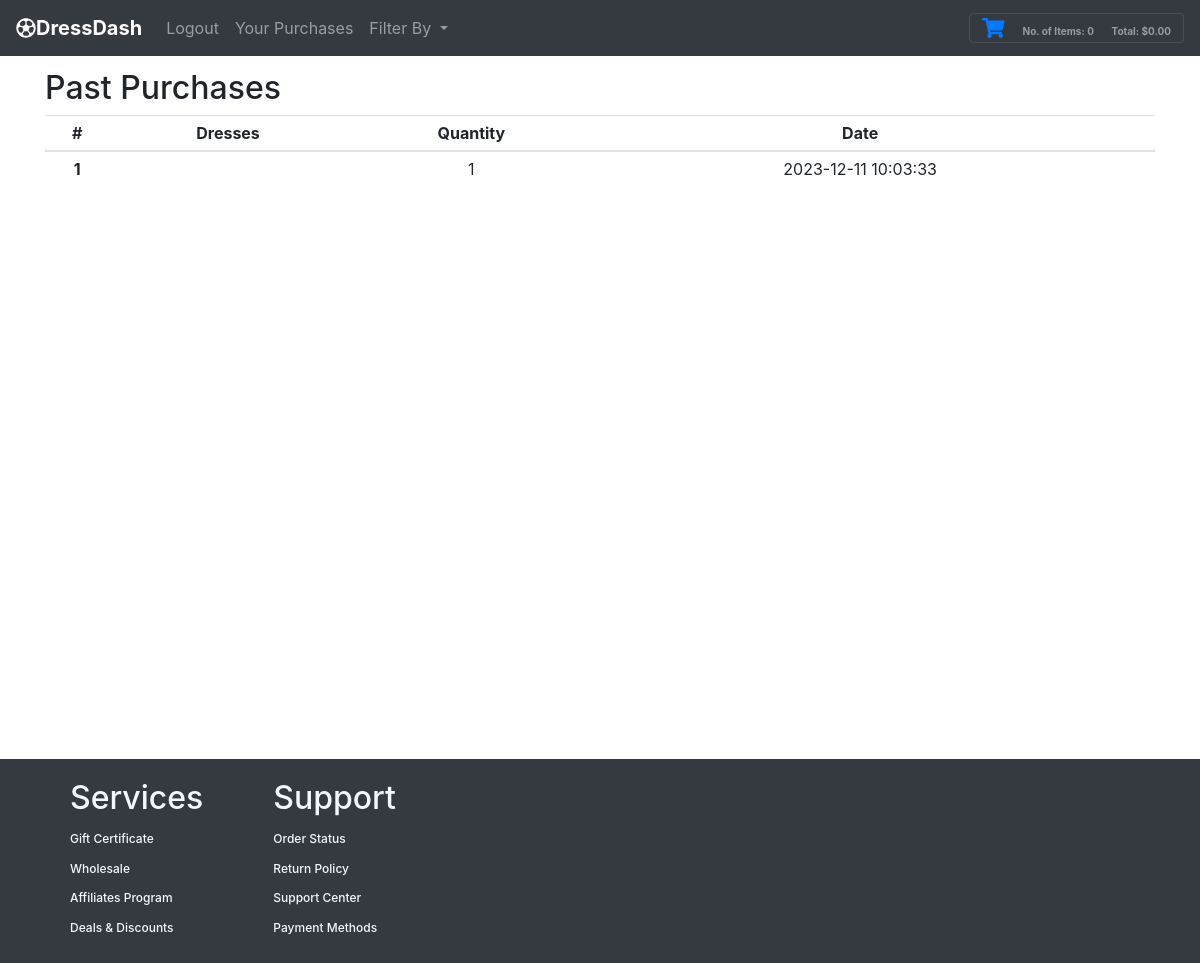
Before: /purchase_history/ (signed in) with the older database file.
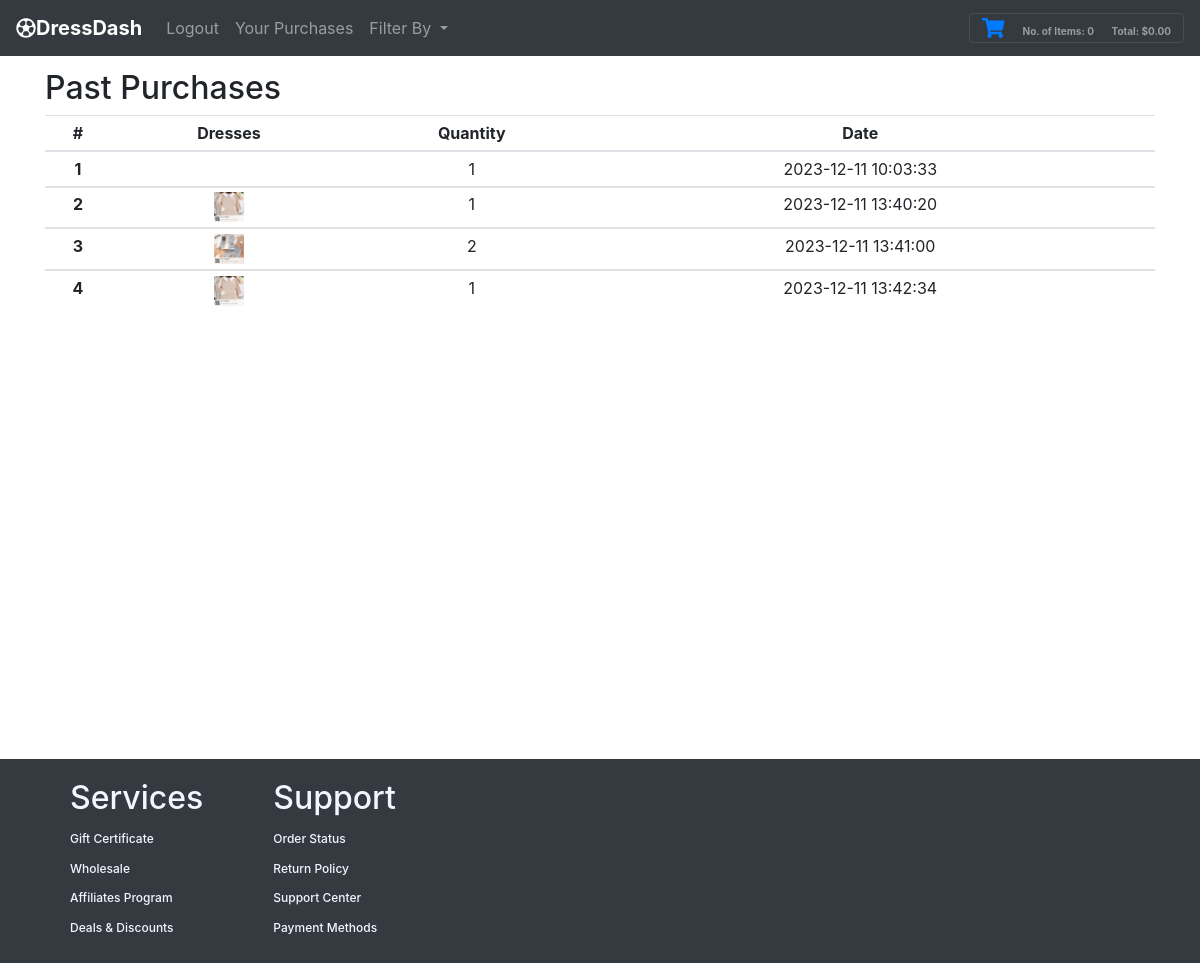
After: the same page with the newer database file.
### tables this page shows
CREATE TABLE "purchases" (
	"id"	INTEGER NOT NULL,
	"uid"	INTEGER NOT NULL,
	"image"	TEXT,
	"quantity"	INTEGER,
	"date"	DATE
);

### app.py (the view)
@app.route("/purchase_history/")
def history():
    shoppingCart = []
    shopLen = len(shoppingCart)
    totItems=0
    total=0
    display=0
    myBooks = db.execute("SELECT * FROM purchases where uid=:uid",uid=session['uid'])
    print(session['uid'],myBooks)
    myBooksLen = len(myBooks)
    print(myBooks)
    return render_template("purchase_history.html", shoppingCart=shoppingCart, shopLen=shopLen, total=total, totItems=totItems, display=display, session=session, myBooks=myBooks, myBooksLen=myBooksLen)

### templates/purchase_history.html (shortened to what this page needs)
{% extends "base_template.html" %}
{% block body %}
<div class="row" style="height:80vh;">
    <div class="col-sm">
        <h2> Past Purchases </h2>
        <table class="table table-sm">
            <thead>
              <tr>
                <th scope="col">#</th>
                <th scope="col">Dresses</th>
                <th scope="col">Quantity</th>
                <th scope="col">Date</th>
                <th scope="col"></th>
              </tr>
            </thead>
            <tbody>
                {% for i in range(myBooksLen) %}
              <tr>
                <th scope="row">{{ i + 1 }}</th>
                <td><img src="{{ url_for('static', filename='Images/' + myBooks[i]['image']) }}" width="30px" alt="{{ myBooks[i]['team'] }}" /></td>
                <td>{{ myBooks[i]["quantity"] }}</td>
                <td>{{ myBooks[i]["date"] }}</td>
              </tr>
            </tbody>
            {% endfor %}
          </table>
        </div>
        </div>
{% endblock %}

### templates/base_template.html (shortened to what this page needs)
<!DOCTYPE html>
<html lang="en">
<head>
    <link rel="stylesheet" href="https://maxcdn.bootstrapcdn.com/bootstrap/4.0.0/css/bootstrap.min.css">
    <link rel="stylesheet" href="{{ url_for('static',filename='CSS/styles.css') }}" type="text/css" />
</head>
<body>
    <header>
        <nav class="navbar fixed-top navbar-dark bg-dark navbar-expand-sm box-shadow">
            <a href="/" class="navbar-brand d-flex align-items-center">
                <strong><i class="far fa-futbol"></i>DressDash</strong>
            </a>
            {% if session %}
            <ul class="navbar-nav mr-auto">
                <li class="nav-item"><a href="/logout/" class="nav-link">Logout</a></li>
                <li class="nav-item"><a href="/purchase_history/" class="nav-link">Your Purchases</a></li>
                {% else %}
                <ul class="navbar-nav mr-auto">
                    <li class="nav-item"><a href="/signup/" class="nav-link">Sign Up</a></li>
                    <li class="nav-item"><a href="/login/" class="nav-link">Sign In</a></li>
                    {% endif %}
                    <li class="nav-item dropdown">
                        <a class="nav-link dropdown-toggle" href="#" id="navbardrop" data-toggle="dropdown">
                            Filter By
                        </a>
                    </li>
                </ul>
                <div>
                    <button class="navbar-toggler" style="display:inline" type="button" data-toggle="modal" data-target="#modalCenter">
                        <span class="glyphicon glyphicon-shopping-cart" data-toggle="modal" data-target="">
                            <a href="/cart/"><i class="fas fa-shopping-cart"></i></a>
                            <span class="counter"> No. of Items: {{ totItems }}</span>
                            <span class="counter"> Total: ${{ '{:,.2f}'.format(total) }}</span>
                        </span>
                    </button>
                </div>
        </nav>
    </header>
    <br />
    <main>
        <div class="container">
            {% block body %}{% endblock %}
            </div>
            <footer>
               <div class="column">
                 <h2>Services</h2>
                 <h4>Gift Certificate</h4>
                 <h4>Wholesale</h4>
                 <h4>Affiliates Program</h4>
                 <h4>Deals & Discounts</h4>
               </div>
               <div class="column">
                <h2>Support</h2>
                <h4>Order Status</h4>
                <h4>Return Policy</h4>
                <h4>Support Center</h4>
                <h4>Payment Methods</h4>
              </div>
            </footer>
</body>
</html>

### Static/CSS/styles.css (style rules this page uses)
.counter { font-size: 0.5em; margin-left: 1.2em; font-weight: bold; }
header { margin-bottom: 45px; }
tr { text-align: center; }
footer { background-color: #343A40; width:100vw; bottom:0px; height: auto; display: flex; margin-top:50px; }
footer .column { margin-top:20px; margin-left:70px; height:100%; margin-bottom:20px; color: aliceblue; }
footer .column h4 { font-size:12px; margin-top:15px; }
html, body { height: 100%; margin: 0; display: flex; flex-direction: column; }

Changed rows visible on the page:
added purchases: image (picture), quantity "1", date "2023-12-11 13:40:20"
added purchases: image (picture), quantity "2", date "2023-12-11 13:41:00"
added purchases: image (picture), quantity "1", date "2023-12-11 13:42:34"
Other visible differences:
new list line: "2"
new list line: "3"
new list line: "4"
